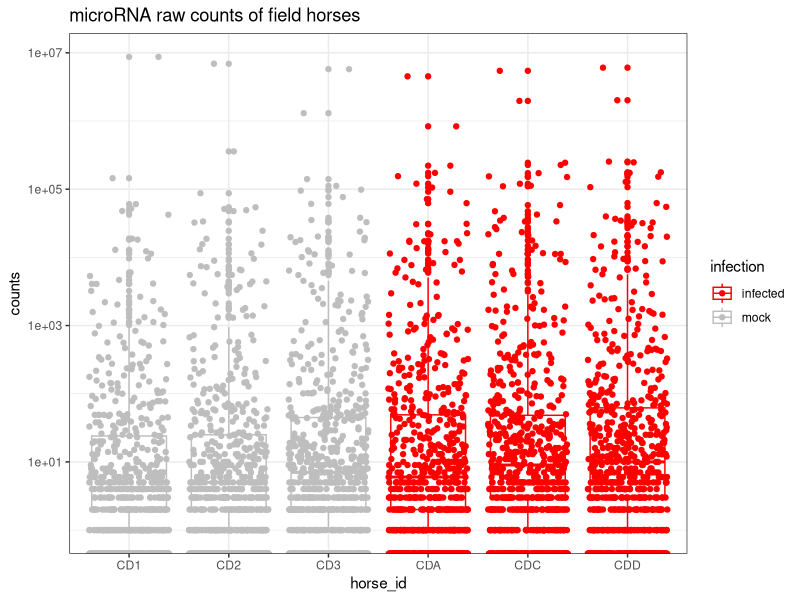
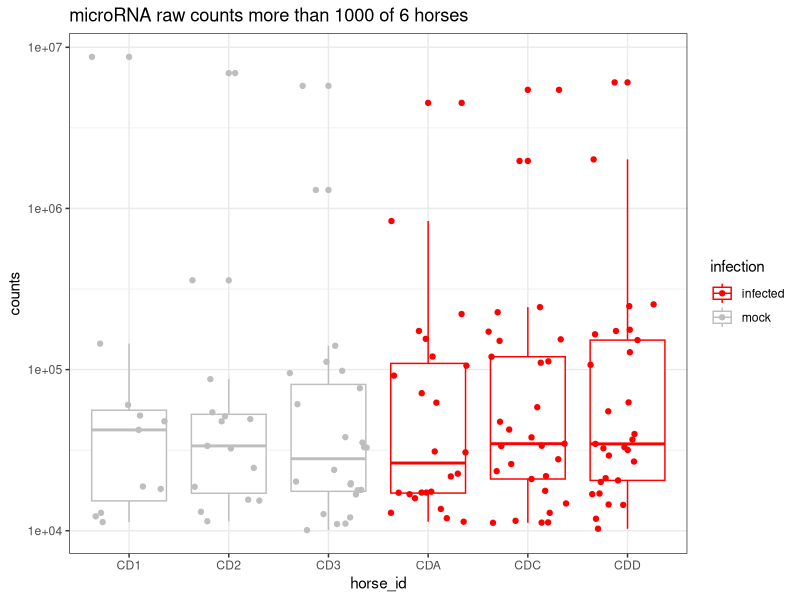

These charts were generated, in order, by the following R code:
## ---- chunk 1
knitr::opts_chunk$set(
  results = 'asis',
  echo = FALSE,
  warning = FALSE,
  message = FALSE,
  fig.align = 'center'
)

#Load libraries
library(tidyverse)
library(kableExtra)

## ---- chunk 2
knitr::opts_chunk$set(echo=FALSE)

read_csv("data/field_horses_metadata.csv")
field_horses_metadata <- read_csv("data/field_horses_metadata.csv")


read_csv("data/field_horses_raw_counts.csv")
field_horses_raw_counts <- read_csv("data/field_horses_raw_counts.csv")


field_horses_raw_counts_modified <- read_csv("data/field_horses_raw_counts_modified.csv")


field_horses_metadata_modified <- read_csv("data/field_horses_metadata_modified.csv")


tidy_field_horses_raw_counts <-  field_horses_raw_counts_modified %>%  
  gather(key = horse_id, value = counts, -gene) 


full_data <- full_join(tidy_field_horses_raw_counts, field_horses_metadata_modified)



## ---- chunk 3
knitr::kable(head(field_horses_metadata, n = 6), format = "html", caption = "raw metadata") %>% 
  kable_styling("striped")

knitr::kable(head(field_horses_raw_counts, n = 6), format = "html", caption = "raw microRNA counts") %>% 
  kable_styling("striped")

knitr::kable(head(full_data, n = 6), format = "html", caption = "tidy up data of microRNA counts") %>% 
  kable_styling("striped")

## ---- chunk 4

full_data %>%  ggplot (aes(x = horse_id,
                               y = counts, 
                                color = infection, 
                                group = horse_id))+
   geom_boxplot() + 
   geom_jitter()+
   scale_y_log10()+
   scale_color_manual(values = c(mock = "grey", infected = "red")) +
   theme_bw() +
   labs(title = "microRNA raw counts of field horses")

## ---- chunk 5

raw_count_more_than_10000 <- full_data %>% 
  filter(counts > 10000)

raw_count_more_than_10000 %>% ggplot(aes(x = horse_id,
                    y = counts, 
                    color = infection, 
                    group = horse_id))+
  geom_boxplot() + 
  geom_jitter()+
  scale_y_log10()+
  scale_color_manual(values = c(mock = "grey", infected = "red")) +
  theme_bw() +
  labs(title = "microRNA raw counts more than 1000 of 6 horses")
